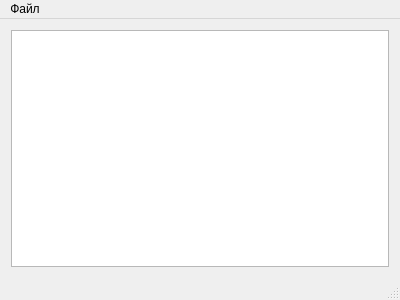
<?xml version="1.0" encoding="UTF-8"?>
<ui version="4.0">
 <class>MainWindow</class>
 <widget class="QMainWindow" name="MainWindow">
  <property name="geometry">
   <rect>
    <x>0</x>
    <y>0</y>
    <width>400</width>
    <height>300</height>
   </rect>
  </property>
  <property name="windowTitle">
   <string>Mythematica server</string>
  </property>
  <widget class="QWidget" name="centralWidget">
   <layout class="QVBoxLayout" name="verticalLayout">
    <item>
     <widget class="QPlainTextEdit" name="plainTextEdit"/>
    </item>
   </layout>
  </widget>
  <widget class="QMenuBar" name="menuBar">
   <property name="geometry">
    <rect>
     <x>0</x>
     <y>0</y>
     <width>400</width>
     <height>21</height>
    </rect>
   </property>
   <widget class="QMenu" name="menu">
    <property name="title">
     <string>Файл</string>
    </property>
    <addaction name="action"/>
   </widget>
   <addaction name="menu"/>
  </widget>
  <widget class="QStatusBar" name="statusBar"/>
  <action name="action">
   <property name="text">
    <string>Выход</string>
   </property>
  </action>
 </widget>
 <layoutdefault spacing="6" margin="11"/>
 <resources/>
 <connections/>
</ui>
